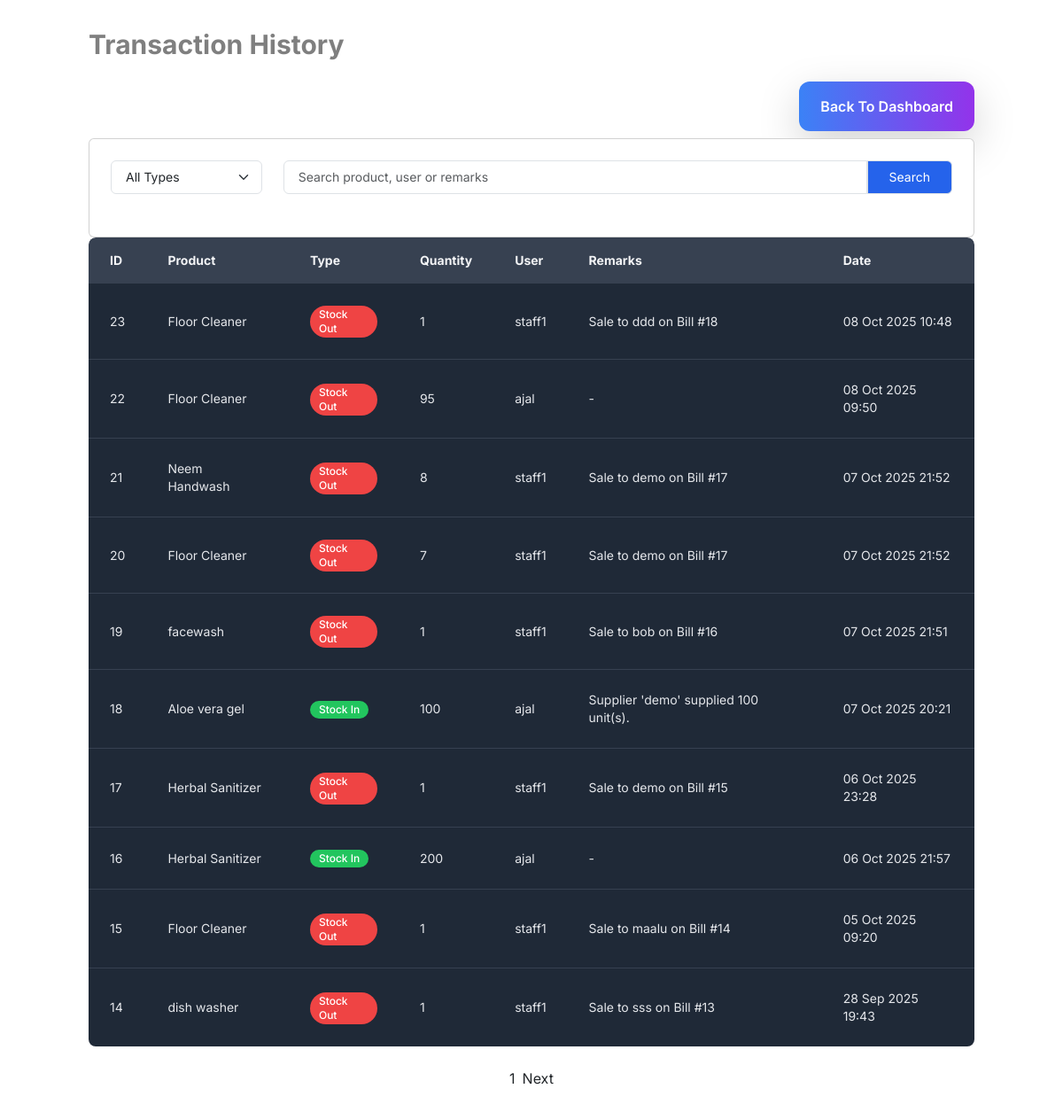
The app's page /transactions/ (signed in) with its own data.
### authapp/models.py (models this page shows, shortened)
class Transaction(models.Model):
    TRANSACTION_TYPES = [
        ('in', 'Stock In'),
        ('out', 'Stock Out'),
    ]
    product = models.ForeignKey(Product, on_delete=models.CASCADE, related_name="transactions")
    type = models.CharField(max_length=3, choices=TRANSACTION_TYPES)
    quantity = models.PositiveIntegerField()
    date = models.DateTimeField(auto_now_add=True)  # automatically saves timestamp
    remarks = models.TextField(blank=True, null=True)
    user = models.ForeignKey(CustomUser, on_delete=models.SET_NULL, null=True, blank=True)

class Product(models.Model):
    name = models.CharField(max_length=100)
    category = models.CharField(max_length=50)
    stock = models.PositiveIntegerField(default=0)
    price = models.DecimalField(max_digits=10, decimal_places=2)
    description = models.TextField(blank=True, null=True)
    created_at = models.DateTimeField(auto_now_add=True)
    updated_at = models.DateTimeField(auto_now=True)
    min_stock = models.PositiveIntegerField(default=5)

class CustomUser(AbstractUser):
    ROLE_CHOICES = [
        ('admin', 'Admin'),
        ('staff', 'Staff'),
        ('supplier', 'Supplier'),
    ]
    role = models.CharField(max_length=10, choices=ROLE_CHOICES, default='staff')
    phone = models.CharField(max_length=15, blank=True, null=True)
    gender = models.CharField(max_length=10, blank=True, null=True)

### authapp/views.py (the view)
# urls.py: path("transactions/", views.transactions_view, name="transactions"),
@login_required
def transactions_view(request):
    transactions = Transaction.objects.select_related("product", "user").order_by("-date")
    transaction_type = request.GET.get("type")
    search_query = request.GET.get("q")
    if transaction_type in ["in", "out"]:
        transactions = transactions.filter(type=transaction_type)
    if search_query:
        transactions = transactions.filter(
            Q(product__name__icontains=search_query) |
            Q(user__username__icontains=search_query) |
            Q(remarks__icontains=search_query)
        )
    paginator = Paginator(transactions, 10)  # 10 per page
    page_number = request.GET.get("page")
    page_obj = paginator.get_page(page_number)
    return render(request, "transactions.html", {
        "page_obj": page_obj,
        "transaction_type": transaction_type,
        "search_query": search_query,
    })

### authapp/templates/transactions.html (shortened to what this page needs)
<!DOCTYPE html>
<html lang="en">
<head>
    <script src="https://cdn.tailwindcss.com"></script>
    <link href="https://cdn.jsdelivr.net/npm/bootstrap@5.3.2/dist/css/bootstrap.min.css" rel="stylesheet">
</head>
<body>
    <div class="container py-8">
        <div class="flex justify-between items-center mb-6">
            <h1 class="text-3xl font-bold text-black-50">Transaction History</h1>
        </div>
    <div class="d-flex justify-content-end mb-2">
    <a href="{% url 'staff_dashboard' %}" class="px-6 py-3 font-semibold text-white  bg-gradient-to-r from-blue-500 to-purple-600
        rounded-xl shadow-lg hover:shadow-2xl transform hover:scale-105 transition duration-300 ease-in-out">
        Back To Dashboard
    </a>
    </div>
    <div class="card p-6">
    <form method="GET" class="grid grid-cols-1 md:grid-cols-4 lg:grid-cols-5 gap-4 mb-6">
        <div class="col-span-1">
            <select name="type"
                    class="form-select w-full border border-gray-300 rounded-md px-3 py-2 text-sm"
                    onchange="this.form.submit()">
                <option value="">All Types</option>
            </select>
        </div>
        <div class="col-span-2 md:col-span-3 lg:col-span-4">
            <div class="flex">
                <input type="text" name="q"
                    class="form-control flex-grow border border-gray-300 rounded-l-md rounded-r-none px-3 py-2 text-sm"
                    placeholder="Search product, user or remarks"
                    value="{{ request.GET.q }}">
                <button type="submit"
                        class="btn-primary border border-blue-600 bg-blue-600 text-white px-6 py-2 rounded-r-md rounded-l-none text-sm hover:bg-blue-700">
                    Search
                </button>
            </div>
        </div>
    </form>
</div>
             <div class="overflow-x-auto rounded-lg">
    <table class="table-custom w-full text-sm text-left text-gray-200">
        <thead class="bg-gray-700 text-gray-100">
            <tr>
                <th scope="col" class="px-6 py-3 rounded-tl-lg">ID</th>
                <th scope="col" class="px-6 py-3">Product</th>
                <th scope="col" class="px-6 py-3">Type</th>
                <th scope="col" class="px-6 py-3">Quantity</th>
                <th scope="col" class="px-6 py-3">User</th>
                <th scope="col" class="px-6 py-3">Remarks</th>
                <th scope="col" class="px-6 py-3 rounded-tr-lg">Date</th>
            </tr>
        </thead>
        <tbody class="divide-y divide-gray-700 bg-gray-800">
            {% for transaction in page_obj %}
            <tr>
                <td class="px-6 py-4">{{ transaction.id }}</td>
                <td class="px-6 py-4">{{ transaction.product.name }}</td>
                <td class="px-6 py-4">
                    {% if transaction.type == "in" %}
                        <span class="inline-flex items-center px-2.5 py-0.5 rounded-full text-xs font-medium bg-green-500 text-white">
                            Stock In
                        </span>
                    {% else %}
                        <span class="inline-flex items-center px-2.5 py-0.5 rounded-full text-xs font-medium bg-red-500 text-white">
                            Stock Out
                        </span>
                    {% endif %}
                </td>
                <td class="px-6 py-4">{{ transaction.quantity }}</td>
                <td class="px-6 py-4">{{ transaction.user.username|default:"-" }}</td>
                <td class="px-6 py-4">{{ transaction.remarks|default:"-" }}</td>
                <td class="px-6 py-4">{{ transaction.date|date:"d M Y H:i" }}</td>
            </tr>
            {% empty %}
            <tr>
                <td colspan="7" class="text-center text-gray-400 py-6">
                    No transactions found.
                </td>
            </tr>
            {% endfor %}
        </tbody>
    </table>
</div>
            <nav class="mt-6 flex items-center justify-center">
                <ul class="flex space-x-2">
                    <li>
                        <span class="pagination-link active">{{ page_obj.number }}</span>
                    </li>
                    {% if page_obj.has_next %}
                    <li>
                        <a class="pagination-link" href="?page={{ page_obj.next_page_number }}&type={{ transaction_type }}&q={{ search_query }}">Next</a>
                    </li>
                    {% endif %}
                </ul>
            </nav>
        </div>
</body>
</html>

### authapp/templates/transactions.html (style rules this page uses)
body { font-family: 'Inter', sans-serif; @apply bg-black-900 text-black-100; }
.container { @apply max-w-7xl mx-auto p-4; }
.card { @apply bg-black-800 rounded-lg shadow-lg; }
.table-custom { @apply min-w-full divide-y divide-black-700; }
.table-custom th { @apply px-6 py-3 text-left text-xs font-semibold uppercase tracking-wider text-black-400; }
.table-custom td { @apply px-6 py-4 text-sm; }
.btn-primary { @apply px-4 py-2 bg-blue-600 text-white font-medium rounded-lg hover:bg-blue-700 transition-colors duration-200; }
.form-select, .form-control { @apply block w-full rounded-lg bg-black-700 border-transparent text-black-100 placeholder-black-400 focus:ring-blue-500 focus:border-blue-500; }
.pagination-link { @apply px-3 py-1 text-sm font-medium border border-black-700 rounded-lg text-black-300 hover:bg-black-700; }
.pagination-link.active { @apply bg-blue-600 text-white border-blue-600 hover:bg-blue-700; }

### records on screen
Transaction: type "Stock Out"
Transaction: type "Stock Out"
Transaction: type "Stock Out"
Transaction: type "Stock Out"
Transaction: type "Stock Out"
Transaction: type "Stock In"
Transaction: type "Stock Out"
Transaction: type "Stock In"
Transaction: type "Stock Out"
Transaction: type "Stock Out"

### other values on screen
{{ page_obj.number }} "1"
